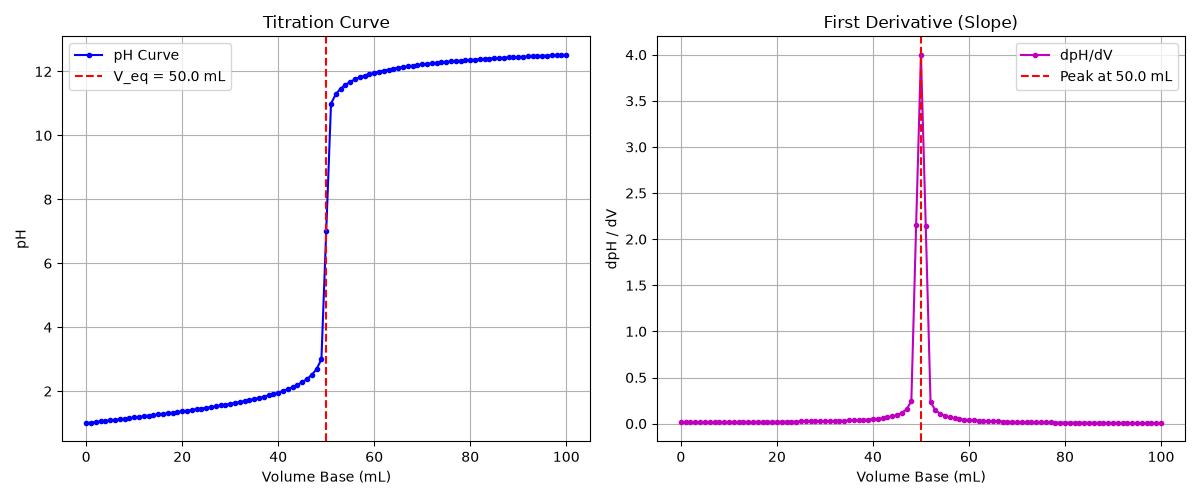

This chart was generated by the following Python code:
"""
PW2 Lab B Part 5 (bonus) -- find a titration's equivalence point.

titration.csv holds a titration curve: pH versus the volume of base added.
The equivalence point is the volume where the pH changes fastest (the steep
jump). Numerically, that is where the SLOPE of the pH curve is largest.
Run:  python titration.py
"""
import numpy as np
import matplotlib.pyplot as plt

# TODO 1: read titration.csv (columns volume_base, pH) into arrays V, pH.

data = np.loadtxt("titration.csv", delimiter=",", skiprows=1)
V = data[:, 0]
pH = data[:, 1]

# TODO 2: compute the slope of the pH curve with np.gradient(pH, V), and find
#         the volume where that slope is largest (np.argmax). That is the
#         equivalence point. Print it.

dpH_dV = np.gradient(pH, V)
idx_max = np.argmax(dpH_dV)
V_eq = V[idx_max]
pH_eq = pH[idx_max]

# TODO 3: make two plots side by side: (left) pH vs volume with a line at the
#         equivalence point; (right) the slope vs volume, showing it peaks
#         at the equivalence point. Save as titration.png.

fig, (ax1, ax2) = plt.subplots(1, 2, figsize=(12, 5))
ax1.plot(V, pH, 'b.-', label="pH Curve")
ax1.axvline(V_eq, color='r', linestyle='--', label=f"V_eq = {V_eq:.1f} mL")
ax1.set_xlabel("Volume Base (mL)")
ax1.set_ylabel("pH")
ax1.set_title("Titration Curve")
ax1.legend()
ax1.grid(True)
ax2.plot(V, dpH_dV, 'm.-', label="dpH/dV")
ax2.axvline(V_eq, color='r', linestyle='--', label=f"Peak at {V_eq:.1f} mL")
ax2.set_xlabel("Volume Base (mL)")
ax2.set_ylabel("dpH / dV")
ax2.set_title("First Derivative (Slope)")
ax2.legend()
ax2.grid(True)

plt.tight_layout()
plt.savefig("titration.png")
plt.close()
